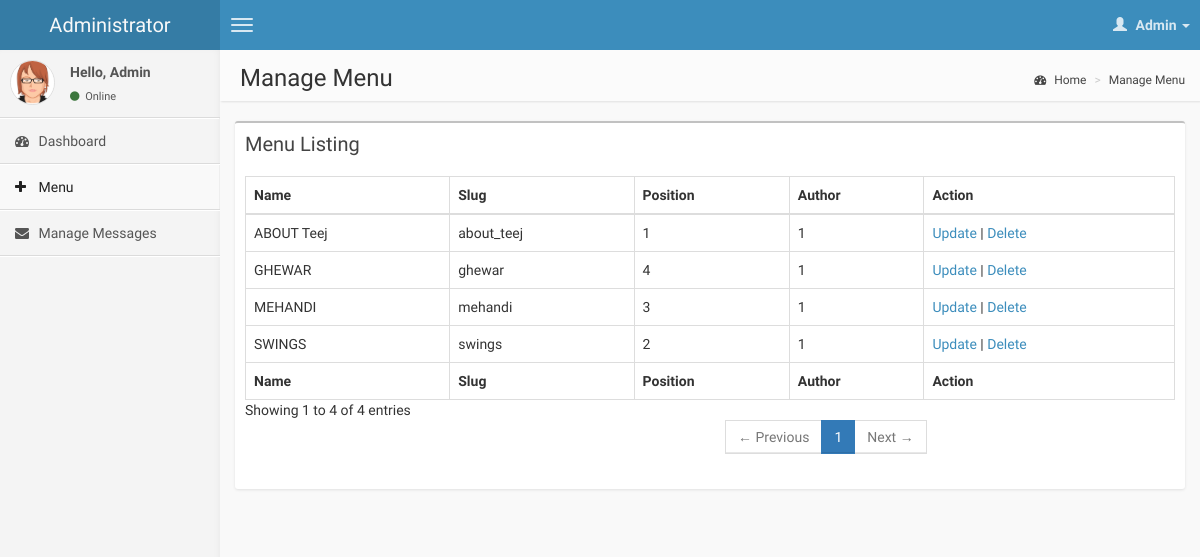
Page /admin/menu_list.php (signed in) on the committed database.
### tables this page shows
CREATE TABLE `menu` (
  `id` int(11) NOT NULL,
  `name` varchar(50) NOT NULL,
  `slug` varchar(50) NOT NULL,
  `position` int(11) NOT NULL,
  `created_by` tinyint(2) NOT NULL,
  `created_date` datetime NOT NULL DEFAULT CURRENT_TIMESTAMP,
  `updated_date` datetime NOT NULL DEFAULT CURRENT_TIMESTAMP
);

### admin/menu_list.php (the view, shortened to what this page needs)
<?php
  require_once "inc/admin.php";
  $menuQuery = "SELECT id, name, slug, position, created_by FROM menu";
  $result = $mysqli->query($menuQuery);
?>
<!DOCTYPE html>
<html>
    <?php require_once 'inc/meta.php'; ?>
    <body class="skin-blue">
        <?php require_once 'inc/header.php'; ?>
        <div class="wrapper row-offcanvas row-offcanvas-left">
          <?php require_once 'inc/left-sidebar.php'; ?>
          <aside class="right-side">
                <section class="content-header">
                    <h1>
                        Manage Menu
                    </h1>
                    <ol class="breadcrumb">
                        <li><a href="dashboard.php"><i class="fa fa-dashboard"></i> Home</a></li>
                        <li><a href="javascript:void(0)">Manage Menu</a></li>
                    </ol>
                </section>
                <section class="content">
                    <div class="row">
                        <div class="col-xs-12">
                            <div class="box">
                                <div class="box-header">
                                    <h3 class="box-title">Menu Listing</h3>
                                </div>
                                <div class="box-body table-responsive">
                                  <?php if ($result->num_rows > 0) { ?>
                                  <table id="menu" class="table table-bordered table-hover">
                                      <thead>
                                        <tr>
                                          <th>Name</th>
                                          <th>Slug</th>
                                          <th>Position</th>
                                          <th>Author</th>
                                          <th>Action</th>
                                        </tr>
                                      </thead>
                                      <tbody>
                                        <?php while($row = $result->fetch_assoc()) { ?>
                                        <tr>
                                          <td><?php echo $row['name']; ?></td>
                                          <td><?php echo $row['slug']; ?></td>
                                          <td><?php echo $row['position']; ?></td>
                                          <td><?php echo $row['created_by']; ?></td>
                                          <td>
                                            <a href="menu.php?id=<?php echo $row['id']; ?>">
                                              Update
                                            </a>
                                            |
                                            <a href="menu_list.php?DelId=<?php echo $row['id']; ?>&deletetrue=true" onClick="return askme();">
                                              Delete
                                            </a>
                                          </td>
                                        </tr>
                                        <?php } ?>
                                      </tbody>
                                      <tfoot>
                                        <tr>
                                          <th>Name</th>
                                          <th>Slug</th>
                                          <th>Position</th>
                                          <th>Author</th>
                                          <th>Action</th>
                                        </tr>
                                      </tfoot>
                                  </table>
                                  <?php } else {
                                    } ?>
                                </div>
                            </div>
                        </div>
                    </div>
                </section>
            </aside>
        </div>
    </body>
</html>

### admin/css/admin.css (style rules this page uses)
.wrapper { margin:0 auto; }

### rows in the picture
menu: name "ABOUT Teej", slug "about_teej", position "1", created_by "1"
menu: name "SWINGS", slug "swings", position "2", created_by "1"
menu: name "MEHANDI", slug "mehandi", position "3", created_by "1"
menu: name "GHEWAR", slug "ghewar", position "4", created_by "1"

### other values in the picture
$_SESSION['user_type'] "Administrator"
